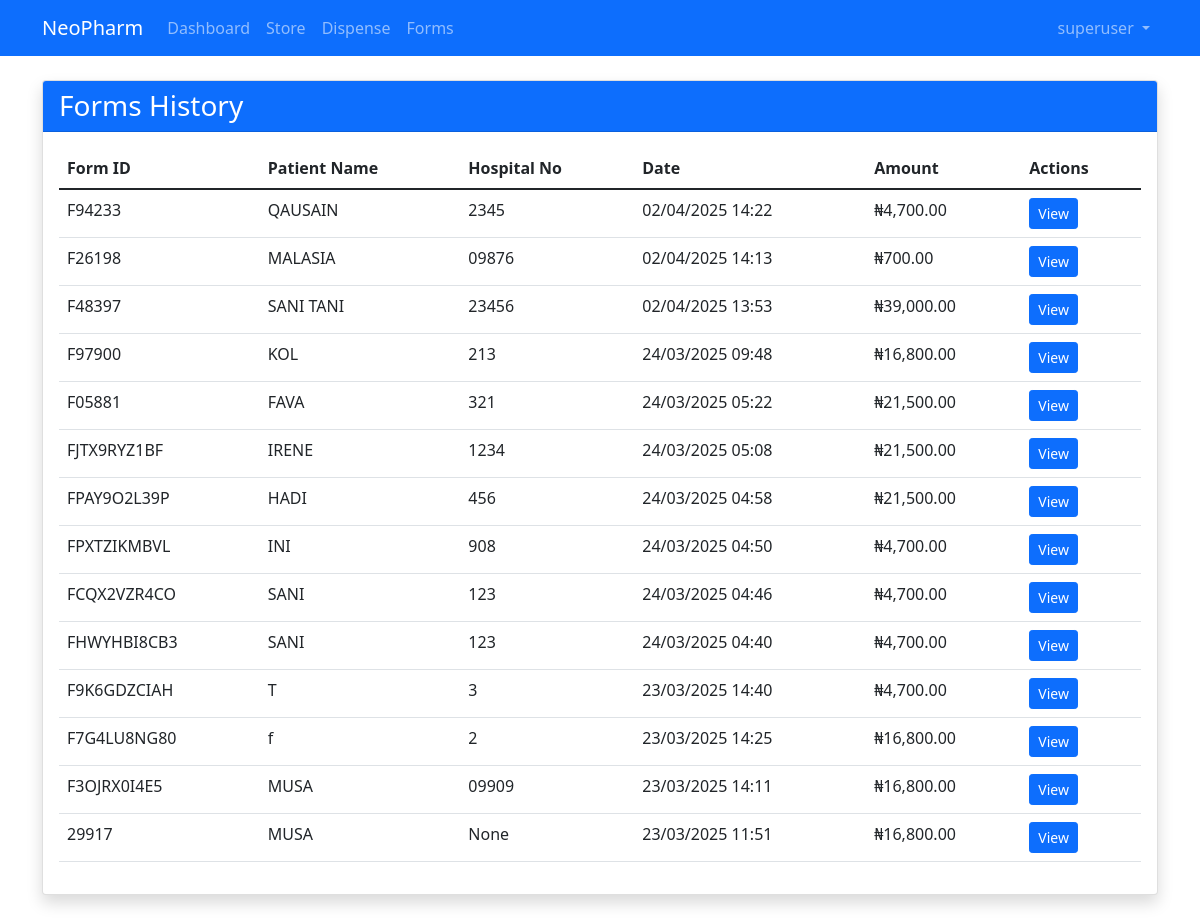
Before: /forms/ (signed in) with the older database file.
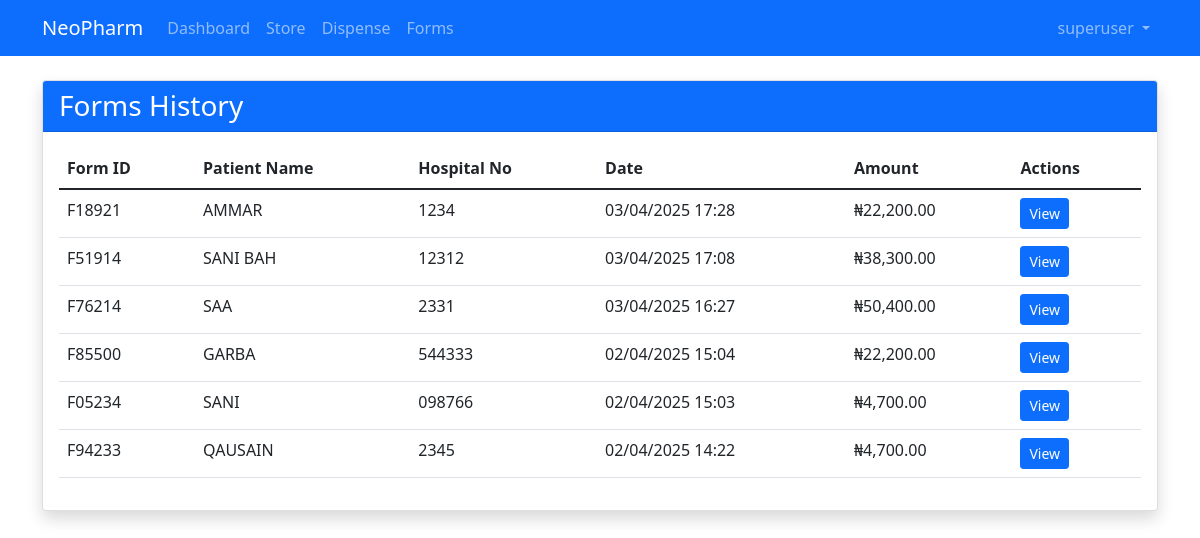
After: the same page with the newer database file.
### pharmacy/models.py (models this page shows, shortened)
class Form(models.Model):
    form_id = ShortUUIDField(
        length=5,
        max_length=50,
        prefix="F",
        alphabet="0123456789",
        unique=True
    )
    buyer_name = models.CharField(max_length=255, null=True, blank=True)
    hospital_no = models.CharField(max_length=100, null=True, blank=True)
    ncap_no = models.CharField(max_length=100, null=True, blank=True)
    total_amount = models.DecimalField(max_digits=10, decimal_places=2)
    date = models.DateTimeField(auto_now_add=True)
    dispensed_by = models.ForeignKey(settings.AUTH_USER_MODEL, on_delete=models.SET_NULL, null=True)
    class Meta:
        db_table = 'pharmacy_form'

### pharmacy/views.py (the view)
# urls.py: path('forms/', views.form_list, name='forms'),
@login_required
def form_list(request):
    forms = Form.objects.all().order_by('-date')
    context = {
        'forms': forms,
    }
    if request.headers.get('HX-Request'):
        return render(request, 'partials/form_list.html', context)
    return render(request, 'store/forms.html', context)

### pharmacy/templates/store/forms.html (shortened to what this page needs)
{% extends 'base.html' %}
{% load humanize %}
{% block content %}
<div class="container my-4">
    <div class="card shadow">
        <div class="card-header bg-primary text-white">
            <h3 class="mb-0">Forms History</h3>
        </div>
        <div class="card-body">
            <div class="table-responsive">
                <table class="table table-hover">
                    <thead>
                        <tr>
                            <th>Form ID</th>
                            <th>Patient Name</th>
                            <th>Hospital No</th>
                            <th>Date</th>
                            <th>Amount</th>
                            <th>Actions</th>
                        </tr>
                    </thead>
                    <tbody>
                        {% for form in forms %}
                        <tr>
                            <td>{{ form.form_id }}</td>
                            <td>{{ form.buyer_name }}</td>
                            <td>{{ form.hospital_no }}</td>
                            <td>{{ form.date|date:"d/m/Y H:i" }}</td>
                            <td>₦{{ form.total_amount|floatformat:2|intcomma }}</td>
                            <td>
                                <a href="{% url 'store:view_form' form.form_id %}" class="btn btn-sm btn-primary">
                                     View
                                </a>
                            </td>
                        </tr>
                        {% empty %}
                        <tr>
                            <td colspan="6" class="text-center">No forms found</td>
                        </tr>
                        {% endfor %}
                    </tbody>
                </table>
            </div>
        </div>
    </div>
</div>
{% endblock %}

Changed rows visible on the page:
removed Form: form_id "F26198", buyer_name "MALASIA", hospital_no "09876", date "02/04/2025 14:13", total_amount "700.00"
removed Form: form_id "F48397", buyer_name "SANI TANI", hospital_no "23456", date "02/04/2025 13:53", total_amount "39,000.00"
removed Form: form_id "F97900", buyer_name "KOL", hospital_no "213", date "24/03/2025 09:48", total_amount "16,800.00"
removed Form: form_id "F05881", buyer_name "FAVA", hospital_no "321", date "24/03/2025 05:22", total_amount "21,500.00"
removed Form: form_id "FJTX9RYZ1BF", buyer_name "IRENE", hospital_no "1234", date "24/03/2025 05:08", total_amount "21,500.00"
removed Form: form_id "FPAY9O2L39P", buyer_name "HADI", hospital_no "456", date "24/03/2025 04:58", total_amount "21,500.00"
removed Form: form_id "FPXTZIKMBVL", buyer_name "INI", hospital_no "908", date "24/03/2025 04:50", total_amount "4,700.00"
removed Form: form_id "FCQX2VZR4CO", buyer_name "SANI", hospital_no "123", date "24/03/2025 04:46", total_amount "4,700.00"
removed Form: form_id "FHWYHBI8CB3", buyer_name "SANI", hospital_no "123", date "24/03/2025 04:40", total_amount "4,700.00"
removed Form: form_id "F9K6GDZCIAH", buyer_name "T", hospital_no "3", date "23/03/2025 14:40", total_amount "4,700.00"
removed Form: form_id "F7G4LU8NG80", buyer_name "f", hospital_no "2", date "23/03/2025 14:25", total_amount "16,800.00"
removed Form: form_id "F3OJRX0I4E5", buyer_name "MUSA", hospital_no "09909", date "23/03/2025 14:11", total_amount "16,800.00"
removed Form: form_id "29917", buyer_name "MUSA", hospital_no "None", date "23/03/2025 11:51", total_amount "16,800.00"
added Form: form_id "F18921", buyer_name "AMMAR", hospital_no "1234", date "03/04/2025 17:28", total_amount "22,200.00"
added Form: form_id "F51914", buyer_name "SANI BAH", hospital_no "12312", date "03/04/2025 17:08", total_amount "38,300.00"
added Form: form_id "F76214", buyer_name "SAA", hospital_no "2331", date "03/04/2025 16:27", total_amount "50,400.00"
added Form: form_id "F85500", buyer_name "GARBA", hospital_no "544333", date "02/04/2025 15:04", total_amount "22,200.00"
added Form: form_id "F05234", buyer_name "SANI", hospital_no "098766", date "02/04/2025 15:03", total_amount "4,700.00"
